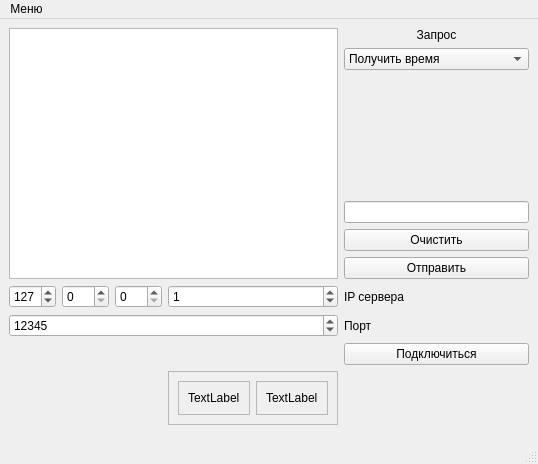
<?xml version="1.0" encoding="UTF-8"?>
<ui version="4.0">
 <class>MainWindow</class>
 <widget class="QMainWindow" name="MainWindow">
  <property name="geometry">
   <rect>
    <x>0</x>
    <y>0</y>
    <width>439</width>
    <height>464</height>
   </rect>
  </property>
  <property name="windowTitle">
   <string>TCPclient</string>
  </property>
  <widget class="QWidget" name="centralwidget">
   <layout class="QGridLayout" name="gridLayout">
    <item row="0" column="0" rowspan="7" colspan="4">
     <widget class="QTextBrowser" name="tb_result">
      <property name="sizePolicy">
       <sizepolicy hsizetype="Preferred" vsizetype="Expanding">
        <horstretch>0</horstretch>
        <verstretch>0</verstretch>
       </sizepolicy>
      </property>
     </widget>
    </item>
    <item row="0" column="4">
     <widget class="QLabel" name="lb_request">
      <property name="text">
       <string>Запрос</string>
      </property>
      <property name="alignment">
       <set>Qt::AlignCenter</set>
      </property>
     </widget>
    </item>
    <item row="7" column="4">
     <widget class="QLabel" name="lb_ip">
      <property name="text">
       <string>IP сервера</string>
      </property>
     </widget>
    </item>
    <item row="5" column="4">
     <widget class="QPushButton" name="pb_clear">
      <property name="sizePolicy">
       <sizepolicy hsizetype="Preferred" vsizetype="Fixed">
        <horstretch>0</horstretch>
        <verstretch>0</verstretch>
       </sizepolicy>
      </property>
      <property name="text">
       <string>Очистить</string>
      </property>
     </widget>
    </item>
    <item row="7" column="1">
     <widget class="QSpinBox" name="spB_ip3">
      <property name="sizePolicy">
       <sizepolicy hsizetype="Preferred" vsizetype="Fixed">
        <horstretch>0</horstretch>
        <verstretch>0</verstretch>
       </sizepolicy>
      </property>
      <property name="maximum">
       <number>255</number>
      </property>
     </widget>
    </item>
    <item row="4" column="4">
     <widget class="QLineEdit" name="le_data">
      <property name="sizePolicy">
       <sizepolicy hsizetype="Preferred" vsizetype="Fixed">
        <horstretch>0</horstretch>
        <verstretch>0</verstretch>
       </sizepolicy>
      </property>
     </widget>
    </item>
    <item row="9" column="0">
     <widget class="QLabel" name="lb_connectStatus">
      <property name="text">
       <string/>
      </property>
     </widget>
    </item>
    <item row="6" column="4">
     <widget class="QPushButton" name="pb_request">
      <property name="sizePolicy">
       <sizepolicy hsizetype="Preferred" vsizetype="Fixed">
        <horstretch>0</horstretch>
        <verstretch>0</verstretch>
       </sizepolicy>
      </property>
      <property name="text">
       <string>Отправить</string>
      </property>
     </widget>
    </item>
    <item row="8" column="0" colspan="4">
     <widget class="QSpinBox" name="spB_port">
      <property name="minimum">
       <number>1</number>
      </property>
      <property name="maximum">
       <number>65535</number>
      </property>
      <property name="value">
       <number>12345</number>
      </property>
     </widget>
    </item>
    <item row="7" column="2">
     <widget class="QSpinBox" name="spB_ip2">
      <property name="sizePolicy">
       <sizepolicy hsizetype="Preferred" vsizetype="Fixed">
        <horstretch>0</horstretch>
        <verstretch>0</verstretch>
       </sizepolicy>
      </property>
      <property name="maximum">
       <number>255</number>
      </property>
     </widget>
    </item>
    <item row="7" column="0">
     <widget class="QSpinBox" name="spB_ip4">
      <property name="sizePolicy">
       <sizepolicy hsizetype="Preferred" vsizetype="Fixed">
        <horstretch>0</horstretch>
        <verstretch>0</verstretch>
       </sizepolicy>
      </property>
      <property name="maximum">
       <number>255</number>
      </property>
      <property name="value">
       <number>127</number>
      </property>
     </widget>
    </item>
    <item row="9" column="4">
     <widget class="QPushButton" name="pb_connect">
      <property name="sizePolicy">
       <sizepolicy hsizetype="Preferred" vsizetype="Fixed">
        <horstretch>0</horstretch>
        <verstretch>0</verstretch>
       </sizepolicy>
      </property>
      <property name="text">
       <string>Подключиться</string>
      </property>
     </widget>
    </item>
    <item row="2" column="4">
     <spacer name="verticalSpacer">
      <property name="orientation">
       <enum>Qt::Vertical</enum>
      </property>
      <property name="sizeHint" stdset="0">
       <size>
        <width>20</width>
        <height>40</height>
       </size>
      </property>
     </spacer>
    </item>
    <item row="8" column="4">
     <widget class="QLabel" name="lb_port">
      <property name="text">
       <string>Порт</string>
      </property>
     </widget>
    </item>
    <item row="1" column="4">
     <widget class="QComboBox" name="cb_request">
      <property name="sizePolicy">
       <sizepolicy hsizetype="Preferred" vsizetype="Fixed">
        <horstretch>0</horstretch>
        <verstretch>0</verstretch>
       </sizepolicy>
      </property>
      <item>
       <property name="text">
        <string>Получить время</string>
       </property>
      </item>
      <item>
       <property name="text">
        <string>Получить свободное место</string>
       </property>
      </item>
      <item>
       <property name="text">
        <string>Получить статистику</string>
       </property>
      </item>
      <item>
       <property name="text">
        <string>Отправить данные</string>
       </property>
      </item>
      <item>
       <property name="text">
        <string>Очистить память сервера</string>
       </property>
      </item>
     </widget>
    </item>
    <item row="10" column="3">
     <widget class="QFrame" name="sb_frame">
      <property name="frameShape">
       <enum>QFrame::StyledPanel</enum>
      </property>
      <property name="frameShadow">
       <enum>QFrame::Raised</enum>
      </property>
      <layout class="QHBoxLayout" name="horizontalLayout">
       <item>
        <widget class="QFrame" name="sb_fr_status">
         <property name="frameShape">
          <enum>QFrame::StyledPanel</enum>
         </property>
         <property name="frameShadow">
          <enum>QFrame::Raised</enum>
         </property>
         <layout class="QHBoxLayout" name="horizontalLayout_3">
          <item>
           <widget class="QLabel" name="sb_label_status">
            <property name="text">
             <string>TextLabel</string>
            </property>
           </widget>
          </item>
         </layout>
        </widget>
       </item>
       <item>
        <spacer name="sb_spacer">
         <property name="orientation">
          <enum>Qt::Horizontal</enum>
         </property>
         <property name="sizeHint" stdset="0">
          <size>
           <width>13</width>
           <height>17</height>
          </size>
         </property>
        </spacer>
       </item>
       <item>
        <widget class="QFrame" name="sb_fr_hint">
         <property name="frameShape">
          <enum>QFrame::StyledPanel</enum>
         </property>
         <property name="frameShadow">
          <enum>QFrame::Raised</enum>
         </property>
         <layout class="QHBoxLayout" name="horizontalLayout_2">
          <item>
           <widget class="QLabel" name="sb_label_hint">
            <property name="text">
             <string>TextLabel</string>
            </property>
           </widget>
          </item>
         </layout>
        </widget>
       </item>
      </layout>
     </widget>
    </item>
    <item row="7" column="3">
     <widget class="QSpinBox" name="spB_ip1">
      <property name="sizePolicy">
       <sizepolicy hsizetype="Preferred" vsizetype="Fixed">
        <horstretch>0</horstretch>
        <verstretch>0</verstretch>
       </sizepolicy>
      </property>
      <property name="maximum">
       <number>255</number>
      </property>
      <property name="value">
       <number>1</number>
      </property>
     </widget>
    </item>
    <item row="3" column="4">
     <widget class="QLabel" name="lb_image">
      <property name="text">
       <string/>
      </property>
     </widget>
    </item>
   </layout>
  </widget>
  <widget class="QMenuBar" name="menuBar">
   <property name="geometry">
    <rect>
     <x>0</x>
     <y>0</y>
     <width>439</width>
     <height>21</height>
    </rect>
   </property>
   <widget class="QMenu" name="menu">
    <property name="title">
     <string>Меню</string>
    </property>
    <addaction name="action_connect"/>
    <addaction name="separator"/>
    <addaction name="action_about"/>
    <addaction name="separator"/>
    <addaction name="action_exit"/>
   </widget>
   <addaction name="menu"/>
  </widget>
  <widget class="QStatusBar" name="statusBar">
   <property name="minimumSize">
    <size>
     <width>0</width>
     <height>30</height>
    </size>
   </property>
   <property name="maximumSize">
    <size>
     <width>16777215</width>
     <height>30</height>
    </size>
   </property>
  </widget>
  <action name="action_connect">
   <property name="text">
    <string>Подключиться</string>
   </property>
  </action>
  <action name="action_about">
   <property name="text">
    <string>О программе</string>
   </property>
  </action>
  <action name="action_exit">
   <property name="text">
    <string>Выход</string>
   </property>
  </action>
 </widget>
 <tabstops>
  <tabstop>tb_result</tabstop>
  <tabstop>spB_ip4</tabstop>
  <tabstop>spB_ip3</tabstop>
  <tabstop>spB_ip2</tabstop>
  <tabstop>spB_ip1</tabstop>
  <tabstop>spB_port</tabstop>
  <tabstop>cb_request</tabstop>
  <tabstop>le_data</tabstop>
  <tabstop>pb_clear</tabstop>
  <tabstop>pb_request</tabstop>
  <tabstop>pb_connect</tabstop>
 </tabstops>
 <resources/>
 <connections>
  <connection>
   <sender>pb_clear</sender>
   <signal>clicked()</signal>
   <receiver>tb_result</receiver>
   <slot>clear()</slot>
   <hints>
    <hint type="sourcelabel">
     <x>323</x>
     <y>360</y>
    </hint>
    <hint type="destinationlabel">
     <x>242</x>
     <y>348</y>
    </hint>
   </hints>
  </connection>
 </connections>
</ui>
